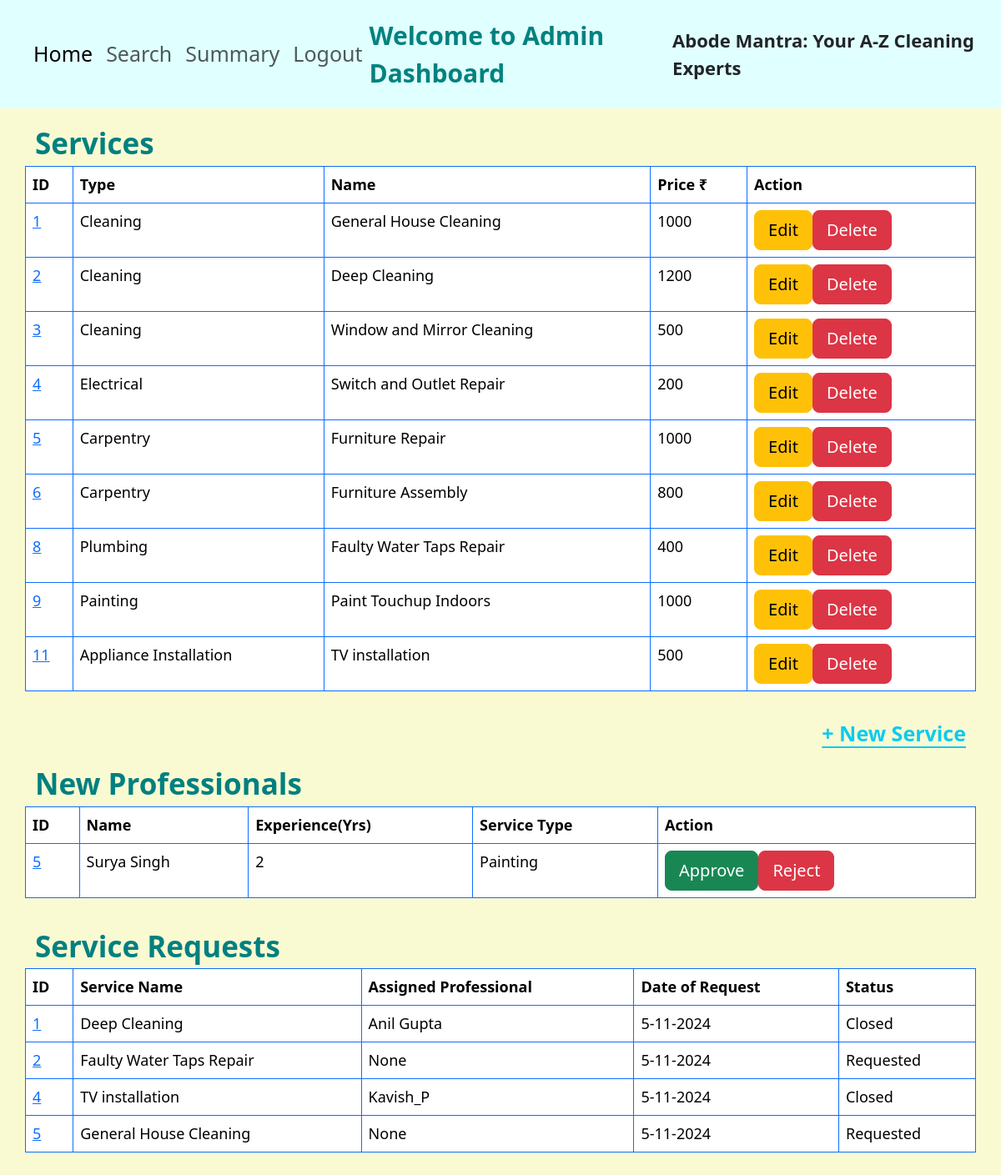
The page /admin/home on the database its author committed.
### application/models.py (models this page shows)
class Service(db.Model):
    __tablename__="service"
    service_id=db.Column(db.Integer, primary_key=True, autoincrement=True)
    service_type=db.Column(db.String(), nullable=False)
    service_name=db.Column(db.String(), nullable=False, unique=True)
    service_price=db.Column(db.Integer, nullable=False)
    service_duration=db.Column(db.Integer, nullable=False)
    service_desc=db.Column(db.String())
    service_req=db.Relationship('ServiceRequest',backref='sr',cascade='delete')

class Professional(db.Model):
    __tablename__="professional"
    pro_id=db.Column(db.Integer, primary_key=True, autoincrement=True)
    pro_name=db.Column(db.String(), nullable=False)
    pro_contact_no=db.Column(db.Integer)
    pro_email=db.Column(db.String(), nullable=False, unique=True)
    pro_password=db.Column(db.String(), nullable=False)
    pro_service_type=db.Column(db.String(), nullable=False)
    pro_exp=db.Column(db.Integer, nullable=False)
    pro_pincode=db.Column(db.Integer, nullable=False)
    pro_status=db.Column(db.String())
    serv_req_pro=db.Relationship('ServiceRequest',backref='srp')

class ServiceRequest(db.Model):
    __tablename__="servicerequest"
    sr_id=db.Column(db.Integer, primary_key=True, autoincrement=True)
    service_id=db.Column(db.Integer, db.ForeignKey('service.service_id'))
    customer_id=db.Column(db.Integer, db.ForeignKey('customer.customer_id'))
    pro_id=db.Column(db.Integer, db.ForeignKey('professional.pro_id'))
    date_of_req=db.Column(db.String(), nullable=False)
    date_of_comp=db.Column(db.String())
    service_status=db.Column(db.String(), nullable=False)
    service_remarks=db.Column(db.String())
    service_rating=db.Column(db.Integer)
    pro_rating=db.Column(db.Integer)

### application/controllers.py (the view)
@app.route('/admin/home',methods=["GET","POST"])
def admin_home():
    if request.method=="GET":
        serv_hist_list=[]
        services_data=Service.query.all()
        pro_data=Professional.query.filter(Professional.pro_status=='Pending').all()
        service_reqs=ServiceRequest.query.all()
        for x in service_reqs:
            if x.srp is None:
                serv_hist_list.append([x.sr_id,x.sr.service_name,None,None,x.date_of_req,x.service_status])
            else:
                serv_hist_list.append([x.sr_id,x.sr.service_name,x.srp.pro_name,x.srp.pro_contact_no,x.date_of_req,x.service_status])
        return render_template('home_admin.html',service=services_data, pro=pro_data,serv_reqs=serv_hist_list)

### templates/home_admin.html (shortened to what this page needs)
<!DOCTYPE html>
<html lang="en">
<head>
  <link rel="stylesheet" href="/static/bootstrap/css/bootstrap.min.css">
</head>
<body style="background-color:lightgoldenrodyellow">
  <nav class="navbar navbar-expand-lg col-md-12" style="background-color:lightcyan; font-size: 25px; padding: 20px;">
    <div class="container-fluid">
      <ul class="navbar-nav">
        <li class="nav-item">
          <a class="nav-link active" href="/admin/home">Home</a>
        </li>
        <li class="nav-item">
          <a class="nav-link" href="/admin/search">Search</a>
        </li>
        <li class="nav-item">
          <a class="nav-link" href="/admin/summary">Summary</a>
        </li>
        <li class="nav-item">
          <a class="nav-link" href="/">Logout</a>
        </li>
      </ul>
      <p class="mb-0" style="color:#00827f; font-size:30px; font-weight:bold;">Welcome to Admin Dashboard</p>
      <p class="mb-0" style="font-size:22px; font-weight:bold;">Abode Mantra: Your A-Z Cleaning Experts</p>
    </div>
  </nav>
  <div class="container">
    <div class="row my-3">
      <p class="mb-0" style="color:teal; font-size:35px; font-weight:bold;">Services</p>
      <table class="table table-hover table-bordered border-primary">
        <thead>
            <th>ID</th>
            <th>Type</th>
            <th>Name</th>
            <th>Price ₹</th>
            <th>Action</th>
        </thead>
        {% for x in service %}
          <tr>
            <td><a href="/admin/service/{{x.service_id}}">{{x.service_id}}</a></td>
            <td>{{x.service_type}}</td>
            <td>{{x.service_name}}</td>
            <td>{{x.service_price}}</td>
            <td>
              <div class="btn-group" role="group">
                <a href="/admin/service_update/{{x.service_id}}"><button type="button" class="btn btn-lg btn-warning">Edit</button></a>
                  <a href="/admin/service_delete/{{x.service_id}}"><button type="button" class="btn btn-lg btn-danger">Delete</button></a>
              </div>
            </td>
          </tr>
          {% endfor %}
      </table>
    </div>
    <p class="text-end"><a href="/admin/service_create" class="link-info link-offset-2 link-underline-opacity-100 link-underline-opacity-100-hover" style="font-size:25px; font-weight: bold;">+ New Service</a></p>
    <div class="row my-3">
      <p class="mb-0" style="color:teal; font-size:35px; font-weight:bold;">New Professionals</p>
      <table class="table table-hover table-bordered border-primary">
        <thead>
          <tr>
            <th>ID</th>
            <th>Name</th>
            <th>Experience(Yrs)</th>
            <th>Service Type</th>
            <th>Action</th>
          </tr>
        </thead>
        {% for y in pro %}
          <tr>
            <td><a href="/admin/pro_details/{{y.pro_id}}">{{y.pro_id}}</a></td>
            <td>{{y.pro_name}}</td>
            <td>{{y.pro_exp}}</td>
            <td>{{y.pro_service_type}}</td>
            <td>
              <div class="btn-group" role="group">
                <a href="/admin/pro/approve/{{y.pro_id}}"><button type="button" class="btn btn-lg btn-success">Approve</button></a>
                <a href="/admin/pro/reject/{{y.pro_id}}"><button type="button" class="btn btn-lg btn-danger">Reject</button></a>
              </div>
            </td>
          </tr>
          {% endfor %}
      </table>
    </div>
    <div class="row my-3">
      <p class="mb-0" style="color:teal; font-size:35px; font-weight:bold;">Service Requests</p>
      <table class="table table-hover table-bordered border-primary">
        <thead>
            <th>ID</th>
            <th>Service Name</th>
            <th>Assigned Professional</th>
            <th>Date of Request</th>
            <th>Status</th>
        </thead>
        {% for z in serv_reqs %}
          <tr>
            <td><a href="/admin/service_req/{{z[0]}}">{{z[0]}}</a></td>
            <td>{{z[1]}}</td>
            <td>{{z[2]}}</td>
            <td>{{z[4]}}</td>
            <td>{{z[5]}}</td>
          </tr>
          {% endfor %}
      </table>
    </div>
  </div>
</body>
</html>

### templates/home_admin.html (style rules this page uses)
table { font-size: 18px; }

### rows shown on the page
Service: service_id "1", service_type "Cleaning", service_name "General House Cleaning", service_price "1000", service_name "General House Cleaning"
Service: service_id "2", service_type "Cleaning", service_name "Deep Cleaning", service_price "1200", service_name "Deep Cleaning"
Service: service_id "3", service_type "Cleaning", service_name "Window and Mirror Cleaning", service_price "500"
Service: service_id "4", service_type "Electrical", service_name "Switch and Outlet Repair", service_price "200"
Service: service_id "5", service_type "Carpentry", service_name "Furniture Repair", service_price "1000"
Service: service_id "6", service_type "Carpentry", service_name "Furniture Assembly", service_price "800"
Service: service_id "8", service_type "Plumbing", service_name "Faulty Water Taps Repair", service_price "400", service_name "Faulty Water Taps Repair"
Service: service_id "9", service_type "Painting", service_name "Paint Touchup Indoors", service_price "1000"
Service: service_id "11", service_type "Appliance Installation", service_name "TV installation", service_price "500", service_name "TV installation"
Professional: pro_id "5", pro_name "Surya Singh", pro_exp "2", pro_service_type "Painting"
Professional: pro_name "Anil Gupta"
ServiceRequest: date_of_req "5-11-2024", service_status "Closed"
ServiceRequest: date_of_req "5-11-2024", service_status "Requested"
Professional: pro_name "Kavish_P"
ServiceRequest: date_of_req "5-11-2024", service_status "Closed"
ServiceRequest: date_of_req "5-11-2024", service_status "Requested"

### other values the page prints
{{ z[0] }} "1" "2" "4" "5"
{{ z[2] }} "None" "None"
